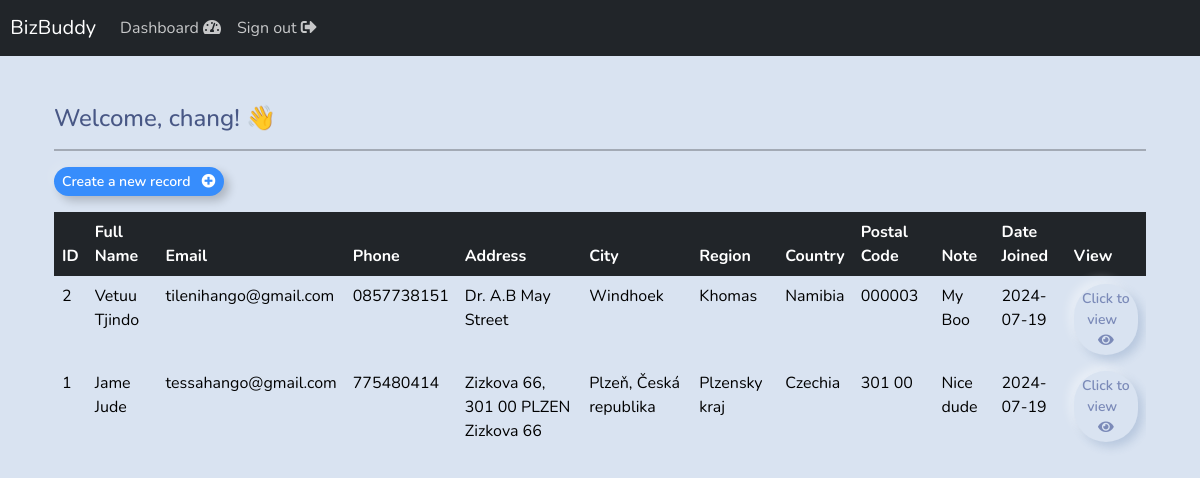
Page /dashboard/ (signed in) on the earlier database version.
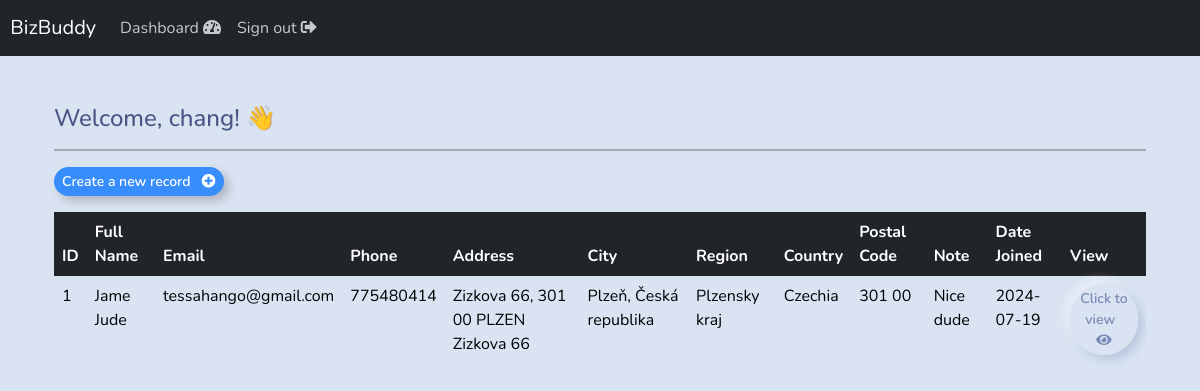
Same page on the later database version.
### webapp/models.py (models this page shows, shortened)
class Records(models.Model):
    creation_date = models.DateTimeField(auto_now_add=True)
    first_name = models.CharField(max_length=50)
    last_name = models.CharField(max_length=50)
    email = models.EmailField()
    phone = models.CharField(max_length=20)
    address = models.TextField()
    city = models.CharField(max_length=50)
    region = models.CharField(max_length=50)
    country = models.CharField(max_length=50)
    postal_code = models.CharField(max_length=10, blank=True, null=True)
    notes = models.TextField(blank=True, null=True)
    class Meta:
        verbose_name_plural = "Records"
        ordering = ['-creation_date']

### webapp/views.py (the view)
# urls.py: path('dashboard/', views.dashboard, name='dashboard'),
@login_required(login_url='login')
def dashboard(request):
    records_list = Records.objects.all()
    paginator = Paginator(records_list, 10)  # Show 10 records per page
    page_number = request.GET.get('page')
    records = paginator.get_page(page_number)
    context = {'records': records}
    return render(request, 'webapp/dashboard.html', context)

### webapp/templates/webapp/dashboard.html
{% extends 'webapp/base.html' %} {% block content %}
<div class="container mt-4">
  <h4>Welcome, {{ user }}! 👋</h4>
  <hr style="border: 1px solid #000" />
  <div class="d-flex justify-content-between align-items-center mb-3">
    <a class="btn btn-outline-primary btn-sm" href="{% url 'create-record' %}">
      Create a new record &nbsp;
      <i class="fa fa-plus-circle" aria-hidden="true"></i>
    </a>
  </div>
  <div class="table-responsive">
    <table class="table table-hover table-bordered">
      <thead class="table-dark">
        <tr>
          <th scope="col">ID</th>
          <th scope="col">Full Name</th>
          <th scope="col">Email</th>
          <th scope="col">Phone</th>
          <th scope="col">Address</th>
          <th scope="col">City</th>
          <th scope="col">Region</th>
          <th scope="col">Country</th>
          <th scope="col">Postal Code</th>
          <th scope="col">Note</th>
          <th scope="col">Date Joined</th>
          <th scope="col">View</th>
        </tr>
      </thead>
      <tbody>
        {% if records %} {% for record in records %}
        <tr>
          <td>{{ record.id }}</td>
          <td>{{ record.first_name }} {{ record.last_name }}</td>
          <td>{{ record.email }}</td>
          <td>{{ record.phone }}</td>
          <td>{{ record.address }}</td>
          <td>{{ record.city }}</td>
          <td>{{ record.region }}</td>
          <td>{{ record.country }}</td>
          <td>{{ record.postal_code }}</td>
          <td>{{ record.notes }}</td>
          <td>{{ record.creation_date|date:"Y-m-d" }}</td>
          <td>
            <a
              class="btn btn-success btn-sm"
              href="{% url 'record' record.id %}"
            >
              Click to view &nbsp;
              <i class="fa fa-eye" aria-hidden="true"></i>
            </a>
          </td>
        </tr>
        {% endfor %} {% else %}
        <tr>
          <td colspan="12" class="text-center">No records found</td>
        </tr>
        {% endif %}
      </tbody>
    </table>
  </div>
</div>
{% endblock %}

### webapp/templates/webapp/base.html (shortened to what this page needs)
{% load static %}
<!DOCTYPE html>
<html lang="en">
  <head>
    <link
      rel="stylesheet"
      type="text/css"
      href="https://bootswatch.com/5/morph/bootstrap.min.css"
    />
    <link
      rel="stylesheet"
      type="text/css"
      href="{% static 'css/style.css' %}"
    />
    <link
      rel="stylesheet"
      href="https://cdnjs.cloudflare.com/ajax/libs/font-awesome/5.15.4/css/all.min.css"
    />
  </head>
  <body>
    {% include 'webapp/navbar.html' %}
    <div class="container">
      <br />
      {% block content %} {% endblock %}
    </div>
  </body>
</html>

### webapp/templates/webapp/navbar.html (shortened to what this page needs)
<nav class="navbar navbar-expand-lg navbar-dark bg-dark justify-content-center">
  <a class="navbar-brand main-heading"> &nbsp; BizBuddy </a>
  <div class="collapse navbar-collapse text-center" id="navbarNavDropdown">
    <ul class="navbar-nav mr-auto">
      {% if user.is_authenticated %}
      <li class="nav-item">
        <a class="nav-link" href="{% url 'dashboard' %}"
          >Dashboard <i class="fa fa-tachometer-alt" aria-hidden="true"></i
        ></a>
      </li>
      <li class="nav-item">
        <a class="nav-link" href="{% url 'logout' %}"
          >Sign out <i class="fa fa-sign-out-alt" aria-hidden="true"></i
        ></a>
      </li>
      {% endif %}
    </ul>
  </div>
</nav>

Differences in the rows shown:
removed Records: id "2", first_name "Vetuu", last_name "Tjindo", email "tilenihango@gmail.com", phone "0857738151", address "Dr. A.B May Street", city "Windhoek", region "Khomas", country "Namibia", postal_code "000003", notes "My Boo", creation_date "2024-07-19"
